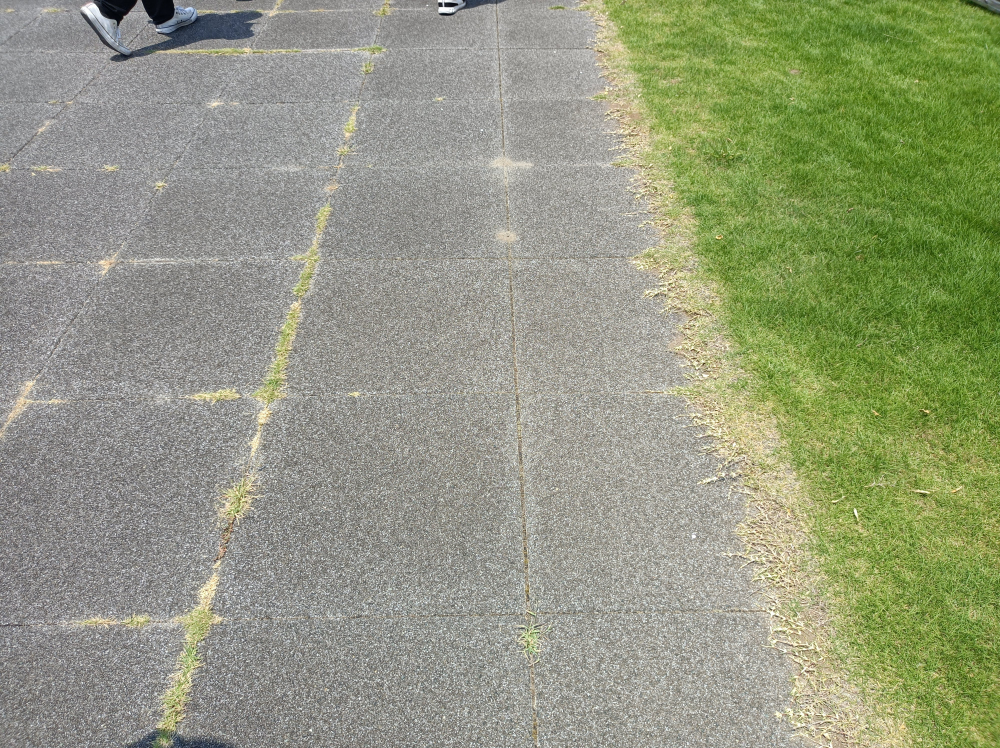
#> input picture images/miti1.jpg, 4000 x 2992 px (shown at 1/4 size)
$ python miti-tesut1.2.py
#> lines starting #> are read from the running program, lines starting #| are printed output that depends on the picture; after the words box and inside, x2 and y2 are one past the last pixel; in counts of white or black regions, pixels touching at a corner belong together
import cv2
import numpy as np
import matplotlib.pyplot as plt
from copy import deepcopy
import statistics
import math
#対象画像読み込み
img=cv2.imread("./images/miti1.jpg")
#> img is the input picture: shape (2992, 4000, 3); mean B, G, R 127.4, 153.4, 147.8

img_b=cv2.medianBlur(img,3)
#カーネルの設定
kernel=np.ones((9,9),dtype=np.uint8)
#色を検出する関数
def detect_miti_color(img_b):
    hsv = cv2.cvtColor(img, cv2.COLOR_BGR2HSV)
#> hsv: shape (2992, 4000, 3); mean H, S, V 42.6, 50, 155.1

    # 灰？色のHSVの値域1
    hsv_min = np.array([15, 0, 0])
    hsv_max = np.array([70,50,255])

    # 灰色領域のマスク（）
    mask = cv2.inRange(hsv, hsv_min, hsv_max)
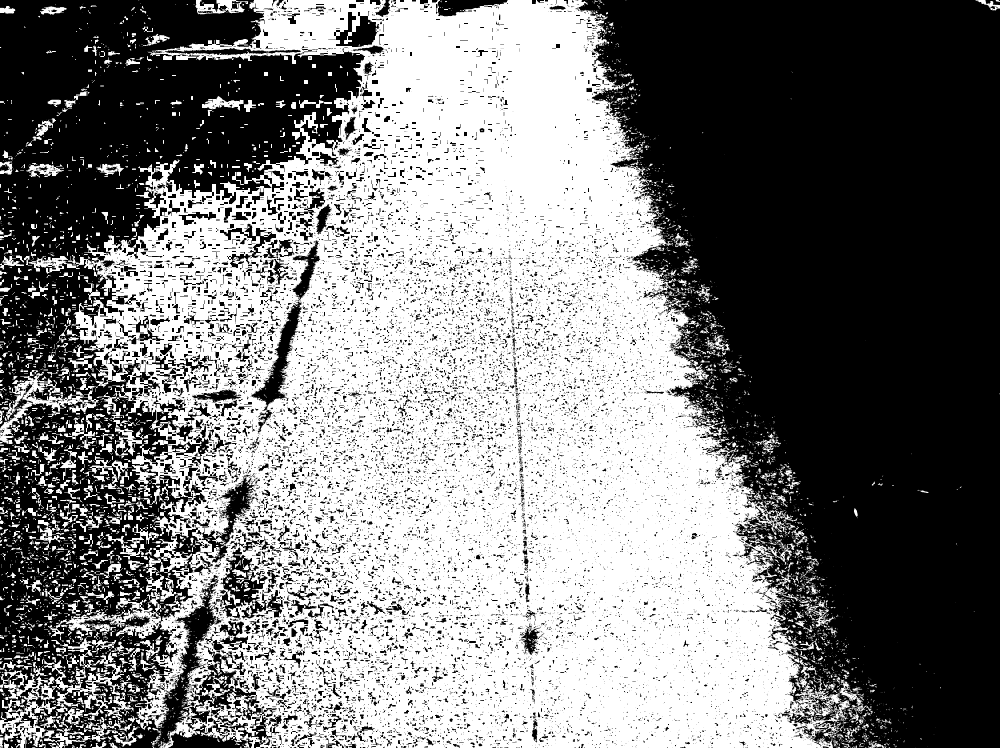
#> mask: shape (2992, 4000) (shown at 1/4 size); 48.8% white; 7141 white regions (4970 under 20 px), largest, box (x1, y1, x2, y2) and area: (0, 0, 3402, 2992) 5398258, (16, 2544, 496, 2864) 27703, (0, 2736, 364, 2992) 24475

    # マスキング処理
    masked_img = cv2.bitwise_and(img, img, mask=mask)

    return mask, masked_img

miti_mask, miti_masked_img = detect_miti_color(img)

img_e=cv2.dilate(miti_mask,kernel)
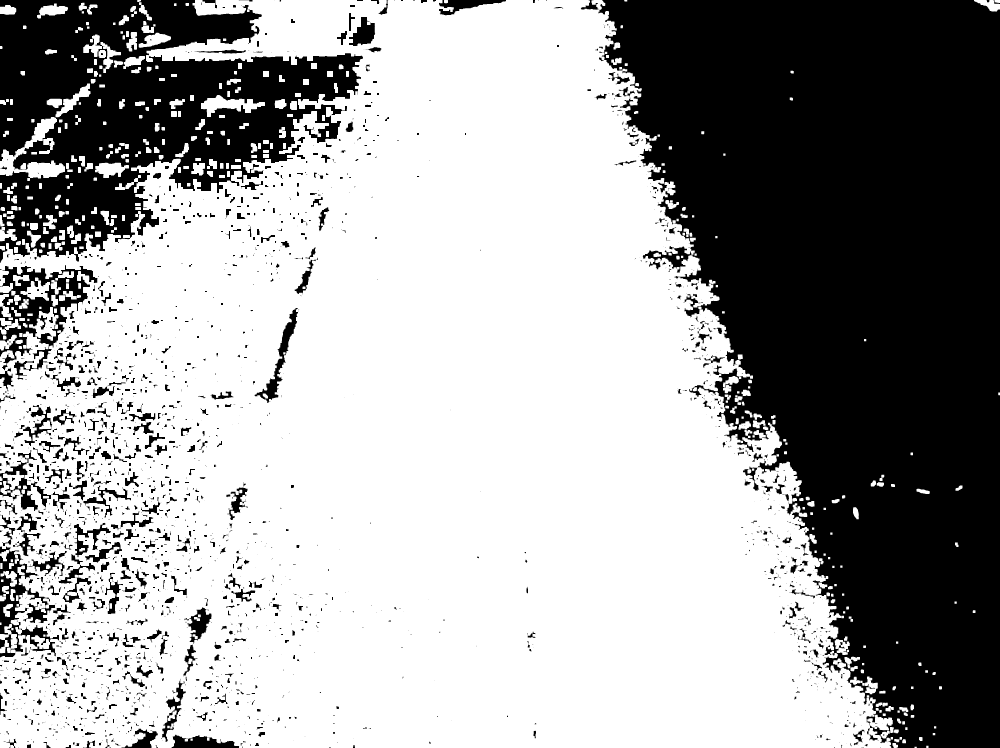
#> img_e: shape (2992, 4000) (shown at 1/4 size); 63.9% white; 2120 black regions (976 under 20 px)

contours,_ = cv2.findContours(img_e, 1, 2)
#> contours = 2668 contours, 882 with area under 20; largest, box (x1, y1, x2, y2) and area: (0, 0, 3565, 2992) 7638196, (0, 468, 260, 724) 19778, (1016, 1231, 1193, 1613) 12574, (804, 380, 1060, 468) 9812, (748, 2429, 847, 2576) 7220

#塗りつぶし多角形を描写するためのゼロ埋め配列定義
#point:opencvの関数で扱えるように型をuint8で指定！
zero_img = np.zeros([miti_mask.shape[0], miti_mask.shape[1]], dtype="uint8")

#全ての輪郭座標配列を使って塗りつぶし多角形を描写
for p in contours:
    img_final=cv2.fillPoly(zero_img, [p], (255, 255, 255))
#> this loop made 2668 passes
#> p on passes 1 to 3: [[3658, 2987], [3658, 2991], [3666, 2991], [3666, 2987]], [[3705, 2983], [3705, 2991], [3713, 2991], [3713, 2983]], [[3431, 2982], [3432, 2981], [3433, 2982], [3432, 2983]]
#> pass 1, `img_final=cv2.fillPoly(zero_img, [p], (255, 255, 255))`:
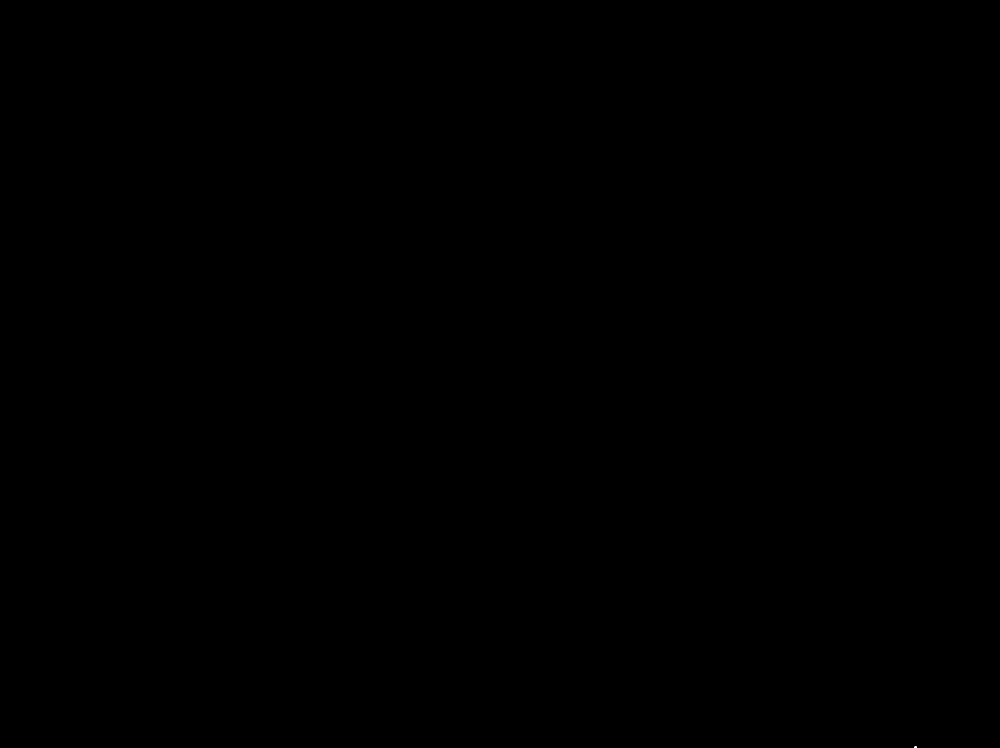
#> img_final: shape (2992, 4000) (shown at 1/4 size); 0% white; 1 white region, box (x1, y1, x2, y2) and area: (3658, 2987, 3667, 2992) 45

#ノイズ処理　収縮
img_e2=cv2.dilate(img_final,kernel)
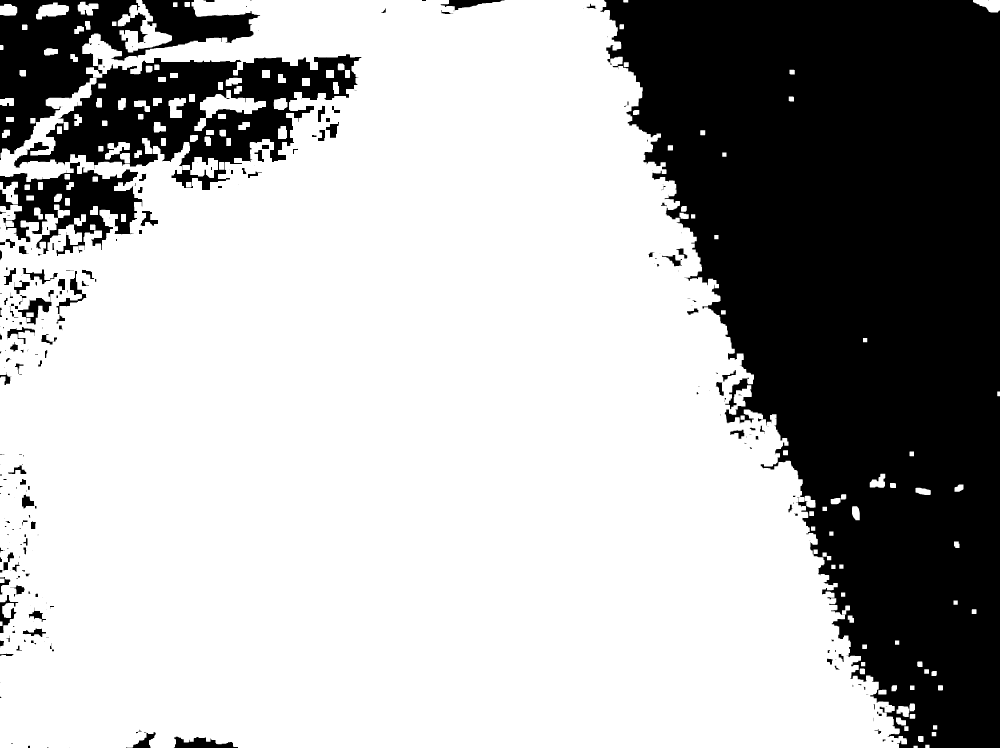
#> img_e2: shape (2992, 4000) (shown at 1/4 size); 68.8% white; 262 black regions (86 under 20 px)


#エッジ検出
contours, hierarchy = cv2.findContours(img_e2,cv2.RETR_EXTERNAL,cv2.CHAIN_APPROX_SIMPLE)
#> contours = 149 contours; largest, box (x1, y1, x2, y2) and area: (0, 0, 3628, 2992) 8111779, (478, 0, 688, 210) 16450, (777, 360, 1064, 524) 15394, (761, 628, 872, 712) 6304, (144, 10, 276, 78) 5424

contours = list(filter(lambda x: cv2.contourArea(x) > 200, contours))
#> contours = 144 contours; largest, box (x1, y1, x2, y2) and area: (0, 0, 3628, 2992) 8111779, (478, 0, 688, 210) 16450, (777, 360, 1064, 524) 15394, (761, 628, 872, 712) 6304, (144, 10, 276, 78) 5424

img_draw=cv2.drawContours(img, contours, -1, color=(0, 0, 255), thickness=10)
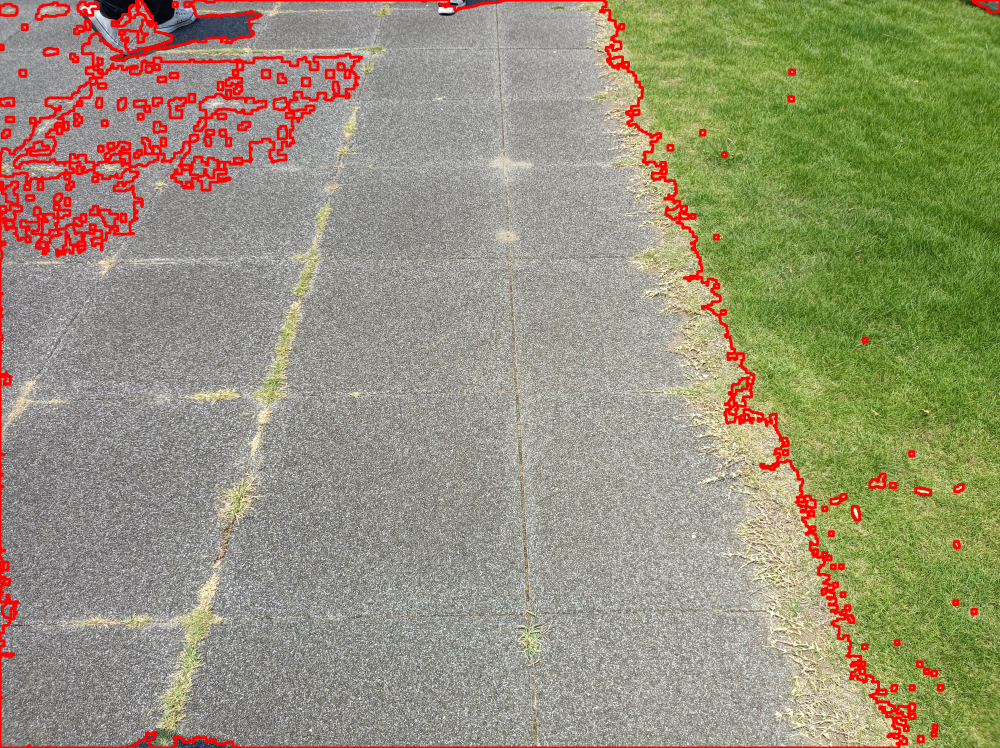
#> img_draw: shape (2992, 4000, 3) (shown at 1/4 size); mean B, G, R 121.8, 147.1, 152.1
#エッジを補正

#画面の大きさを調整
cv2.namedWindow("resize1",cv2.WINDOW_NORMAL)
cv2.resizeWindow("resize1",1080,860)
#画像を表示
cv2.imshow("resize1", img)

cv2.namedWindow("resize2",cv2.WINDOW_NORMAL)
cv2.resizeWindow("resize2",1080,860)
cv2.imshow("resize2", img_e2)

cv2.waitKey(0)
cv2.destroyAllWindows()

$ run again, with images/miti2.jpg copied over images/miti1.jpg
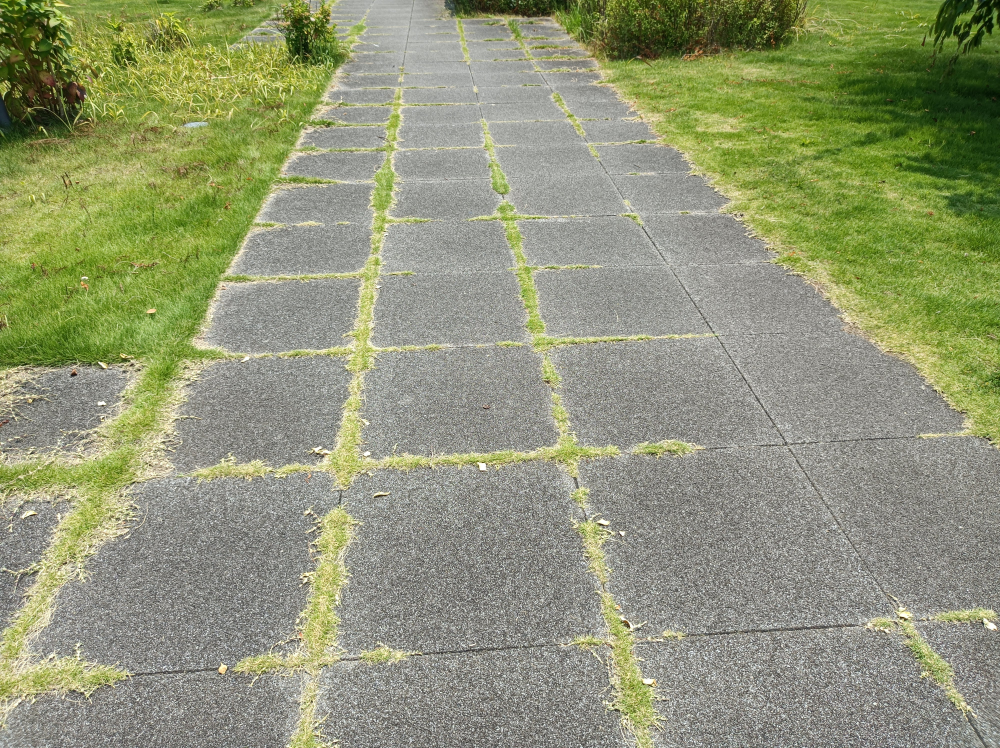
#> input picture images/miti2.jpg, 4000 x 2992 px (shown at 1/4 size)
#> img is the input picture: shape (2992, 4000, 3); mean B, G, R 118.2, 150, 144.6
#> hsv: shape (2992, 4000, 3); mean H, S, V 34.4, 60.9, 151
#> in detect_miti_color, `mask = cv2.inRange(hsv, hsv_min, hsv_max)`:
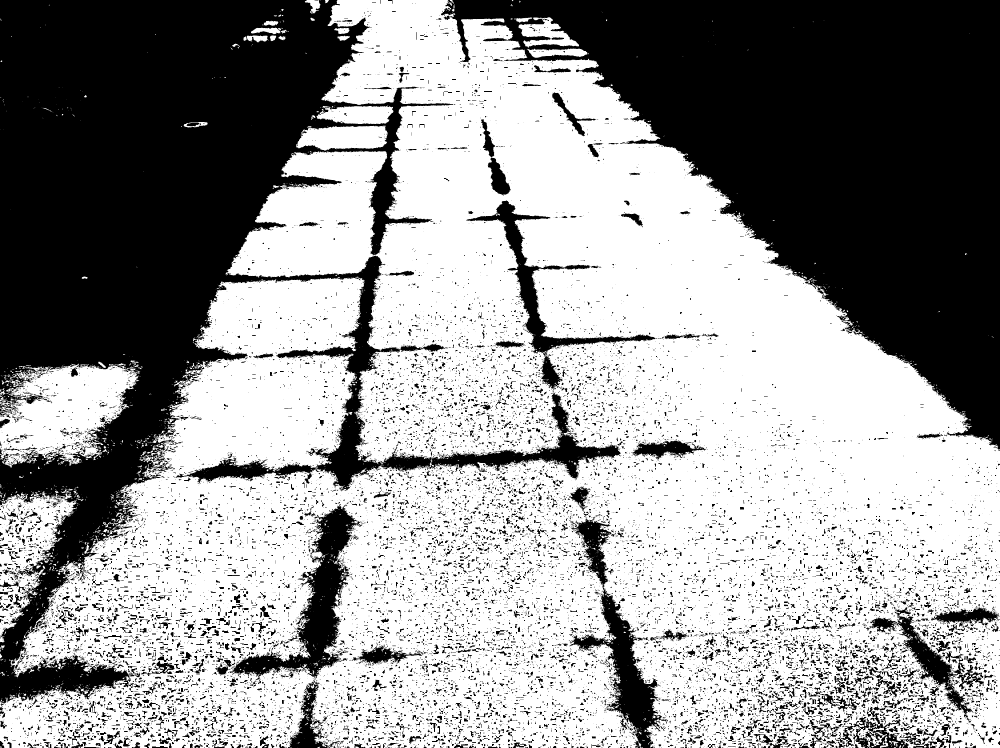
#> mask: shape (2992, 4000) (shown at 1/4 size); 59.3% white; 20614 black regions (14339 under 20 px), largest, box (x1, y1, x2, y2) and area: (0, 0, 2484, 2814) 2174409, (1764, 0, 4000, 1798) 1821834, (928, 2018, 1449, 2723) 90686
#> img_e: shape (2992, 4000); 67.9% white; 553 black regions (348 under 20 px)
#> `contours,_ = cv2.findContours(img_e, 1, 2)`: contours = 752 contours, 312 with area under 20; largest, box (x1, y1, x2, y2) and area: (0, 0, 4000, 2992) 8125164, (0, 1437, 574, 1875) 190342, (943, 2218, 1368, 2694) 43190, (1907, 807, 2499, 1405) 30145, (1450, 354, 1710, 1013) 27002
#> the loop `for p in contours:` made 752 passes
#> p on passes 1, 5, 9: [[1184, 2984], [1184, 2991], [1192, 2991], [1192, 2984]], [[3708, 2980], [3709, 2979], [3710, 2980], [3709, 2981]], [[2803, 2975], [2804, 2974], [2805, 2975], [2804, 2976]]
#> img_e2: shape (2992, 4000); 71.2% white; 65 black regions (34 under 20 px)
#> `contours, hierarchy = cv2.findContours(img_e2,cv2.RETR_EXTERNAL,cv2.CH..`: contours = 76 contours; largest, box (x1, y1, x2, y2) and area: (0, 0, 4000, 2992) 8275854, (0, 1418, 578, 1903) 204902, (965, 28, 1163, 193) 16107, (716, 480, 839, 518) 3784, (1211, 0, 1290, 62) 3467
#> `img_draw=cv2.drawContours(img, contours, -1, color=(0, 0, 255), thickn..`:
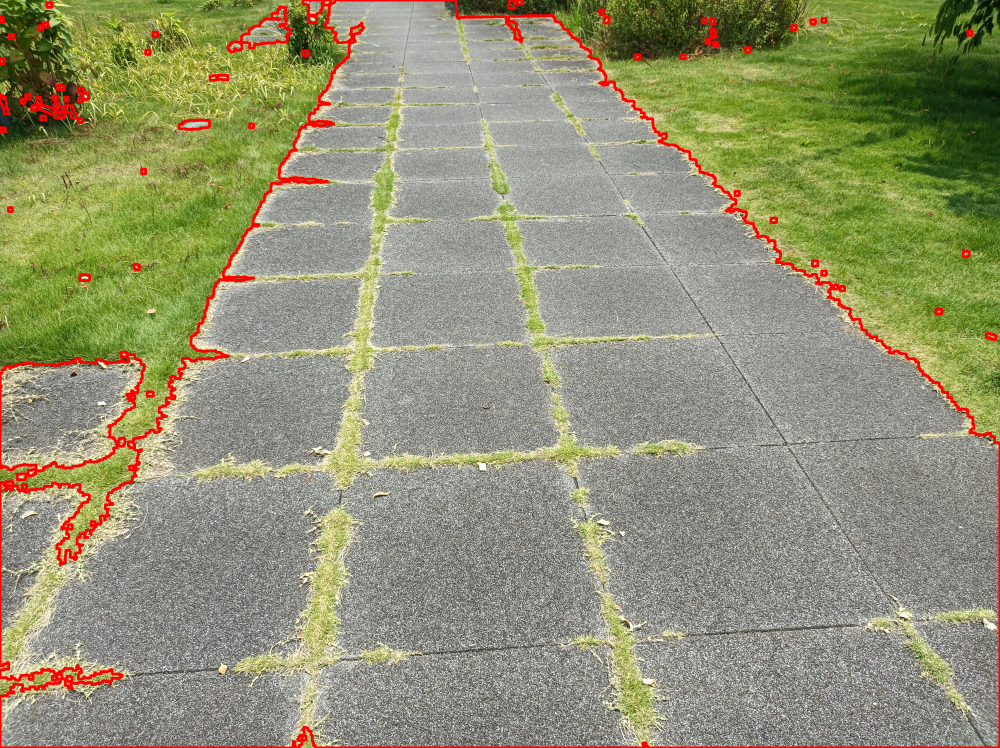
#> img_draw: shape (2992, 4000, 3) (shown at 1/4 size); mean B, G, R 115.9, 146.5, 147
